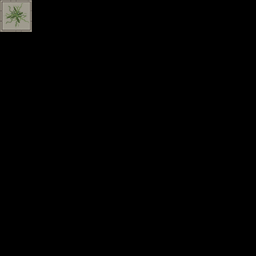

This is a level from a 2D game, rendered from its Tiled map with the project's own tilesets. A one-line summary and the complete map file follow:
An orthogonal 8x8 tile map with 32x32 px tiles, 59 tile layers (regions, input_ground, output_ground, output_groundclutter, ...), 2 tilesets.

<map version="1.4" tiledversion="1.4.3" orientation="orthogonal" renderorder="right-down" width="8" height="8" tilewidth="32" tileheight="32" infinite="0" nextlayerid="73" nextobjectid="1">
 <tileset firstgid="1" source="SpriteV6.tsx" />
 <tileset firstgid="321" source="SpriteV5.tsx" />
 <layer id="1" name="regions" width="8" height="8">
  <data encoding="csv">
25,0,0,0,0,0,0,0,
0,0,0,0,0,0,0,0,
0,0,0,0,0,0,0,0,
0,0,0,0,0,0,0,0,
0,0,0,0,0,0,0,0,
0,0,0,0,0,0,0,0,
0,0,0,0,0,0,0,0,
0,0,0,0,0,0,0,0
</data>
 </layer>
 <layer id="2" name="input_ground" width="8" height="8">
  <data encoding="csv">
19,0,0,0,0,0,0,0,
0,0,0,0,0,0,0,0,
0,0,0,0,0,0,0,0,
0,0,0,0,0,0,0,0,
0,0,0,0,0,0,0,0,
0,0,0,0,0,0,0,0,
0,0,0,0,0,0,0,0,
0,0,0,0,0,0,0,0
</data>
 </layer>
 <layer id="3" name="output_ground" width="8" height="8">
  <data encoding="csv">
19,0,0,0,0,0,0,0,
0,0,0,0,0,0,0,0,
0,0,0,0,0,0,0,0,
0,0,0,0,0,0,0,0,
0,0,0,0,0,0,0,0,
0,0,0,0,0,0,0,0,
0,0,0,0,0,0,0,0,
0,0,0,0,0,0,0,0
</data>
 </layer>
 <layer id="8" name="output_groundclutter" width="8" height="8">
  <data encoding="csv">
19,0,0,0,0,0,0,0,
0,0,0,0,0,0,0,0,
0,0,0,0,0,0,0,0,
0,0,0,0,0,0,0,0,
0,0,0,0,0,0,0,0,
0,0,0,0,0,0,0,0,
0,0,0,0,0,0,0,0,
0,0,0,0,0,0,0,0
</data>
 </layer>
 <layer id="9" name="output2_groundclutter" width="8" height="8">
  <data encoding="csv">
19,0,0,0,0,0,0,0,
0,0,0,0,0,0,0,0,
0,0,0,0,0,0,0,0,
0,0,0,0,0,0,0,0,
0,0,0,0,0,0,0,0,
0,0,0,0,0,0,0,0,
0,0,0,0,0,0,0,0,
0,0,0,0,0,0,0,0
</data>
 </layer>
 <layer id="10" name="output3_groundclutter" width="8" height="8">
  <data encoding="csv">
19,0,0,0,0,0,0,0,
0,0,0,0,0,0,0,0,
0,0,0,0,0,0,0,0,
0,0,0,0,0,0,0,0,
0,0,0,0,0,0,0,0,
0,0,0,0,0,0,0,0,
0,0,0,0,0,0,0,0,
0,0,0,0,0,0,0,0
</data>
 </layer>
 <layer id="11" name="output4_groundclutter" width="8" height="8">
  <data encoding="csv">
244,0,0,0,0,0,0,0,
0,0,0,0,0,0,0,0,
0,0,0,0,0,0,0,0,
0,0,0,0,0,0,0,0,
0,0,0,0,0,0,0,0,
0,0,0,0,0,0,0,0,
0,0,0,0,0,0,0,0,
0,0,0,0,0,0,0,0
</data>
 </layer>
 <layer id="12" name="output5_groundclutter" width="8" height="8">
  <data encoding="csv">
243,0,0,0,0,0,0,0,
0,0,0,0,0,0,0,0,
0,0,0,0,0,0,0,0,
0,0,0,0,0,0,0,0,
0,0,0,0,0,0,0,0,
0,0,0,0,0,0,0,0,
0,0,0,0,0,0,0,0,
0,0,0,0,0,0,0,0
</data>
 </layer>
 <layer id="13" name="output6_groundclutter" width="8" height="8">
  <data encoding="csv">
260,0,0,0,0,0,0,0,
0,0,0,0,0,0,0,0,
0,0,0,0,0,0,0,0,
0,0,0,0,0,0,0,0,
0,0,0,0,0,0,0,0,
0,0,0,0,0,0,0,0,
0,0,0,0,0,0,0,0,
0,0,0,0,0,0,0,0
</data>
 </layer>
 <layer id="14" name="output7_groundclutter" width="8" height="8">
  <data encoding="csv">
259,0,0,0,0,0,0,0,
0,0,0,0,0,0,0,0,
0,0,0,0,0,0,0,0,
0,0,0,0,0,0,0,0,
0,0,0,0,0,0,0,0,
0,0,0,0,0,0,0,0,
0,0,0,0,0,0,0,0,
0,0,0,0,0,0,0,0
</data>
 </layer>
 <layer id="15" name="output8_groundclutter" width="8" height="8">
  <data encoding="csv">
275,0,0,0,0,0,0,0,
0,0,0,0,0,0,0,0,
0,0,0,0,0,0,0,0,
0,0,0,0,0,0,0,0,
0,0,0,0,0,0,0,0,
0,0,0,0,0,0,0,0,
0,0,0,0,0,0,0,0,
0,0,0,0,0,0,0,0
</data>
 </layer>
 <layer id="16" name="output9_groundclutter" width="8" height="8">
  <data encoding="csv">
276,0,0,0,0,0,0,0,
0,0,0,0,0,0,0,0,
0,0,0,0,0,0,0,0,
0,0,0,0,0,0,0,0,
0,0,0,0,0,0,0,0,
0,0,0,0,0,0,0,0,
0,0,0,0,0,0,0,0,
0,0,0,0,0,0,0,0
</data>
 </layer>
 <layer id="17" name="output10_groundclutter" width="8" height="8">
  <data encoding="csv">
2684354803,0,0,0,0,0,0,0,
0,0,0,0,0,0,0,0,
0,0,0,0,0,0,0,0,
0,0,0,0,0,0,0,0,
0,0,0,0,0,0,0,0,
0,0,0,0,0,0,0,0,
0,0,0,0,0,0,0,0,
0,0,0,0,0,0,0,0
</data>
 </layer>
 <layer id="18" name="output11_groundclutter" width="8" height="8">
  <data encoding="csv">
2684354804,0,0,0,0,0,0,0,
0,0,0,0,0,0,0,0,
0,0,0,0,0,0,0,0,
0,0,0,0,0,0,0,0,
0,0,0,0,0,0,0,0,
0,0,0,0,0,0,0,0,
0,0,0,0,0,0,0,0,
0,0,0,0,0,0,0,0
</data>
 </layer>
 <layer id="19" name="output12_groundclutter" width="8" height="8">
  <data encoding="csv">
2684354819,0,0,0,0,0,0,0,
0,0,0,0,0,0,0,0,
0,0,0,0,0,0,0,0,
0,0,0,0,0,0,0,0,
0,0,0,0,0,0,0,0,
0,0,0,0,0,0,0,0,
0,0,0,0,0,0,0,0,
0,0,0,0,0,0,0,0
</data>
 </layer>
 <layer id="20" name="output13_groundclutter" width="8" height="8">
  <data encoding="csv">
2684354820,0,0,0,0,0,0,0,
0,0,0,0,0,0,0,0,
0,0,0,0,0,0,0,0,
0,0,0,0,0,0,0,0,
0,0,0,0,0,0,0,0,
0,0,0,0,0,0,0,0,
0,0,0,0,0,0,0,0,
0,0,0,0,0,0,0,0
</data>
 </layer>
 <layer id="21" name="output14_groundclutter" width="8" height="8">
  <data encoding="csv">
2684354835,0,0,0,0,0,0,0,
0,0,0,0,0,0,0,0,
0,0,0,0,0,0,0,0,
0,0,0,0,0,0,0,0,
0,0,0,0,0,0,0,0,
0,0,0,0,0,0,0,0,
0,0,0,0,0,0,0,0,
0,0,0,0,0,0,0,0
</data>
 </layer>
 <layer id="22" name="output15_groundclutter" width="8" height="8">
  <data encoding="csv">
2684354836,0,0,0,0,0,0,0,
0,0,0,0,0,0,0,0,
0,0,0,0,0,0,0,0,
0,0,0,0,0,0,0,0,
0,0,0,0,0,0,0,0,
0,0,0,0,0,0,0,0,
0,0,0,0,0,0,0,0,
0,0,0,0,0,0,0,0
</data>
 </layer>
 <layer id="23" name="output16_groundclutter" width="8" height="8">
  <data encoding="csv">
1073742067,0,0,0,0,0,0,0,
0,0,0,0,0,0,0,0,
0,0,0,0,0,0,0,0,
0,0,0,0,0,0,0,0,
0,0,0,0,0,0,0,0,
0,0,0,0,0,0,0,0,
0,0,0,0,0,0,0,0,
0,0,0,0,0,0,0,0
</data>
 </layer>
 <layer id="24" name="output17_groundclutter" width="8" height="8">
  <data encoding="csv">
1073742068,0,0,0,0,0,0,0,
0,0,0,0,0,0,0,0,
0,0,0,0,0,0,0,0,
0,0,0,0,0,0,0,0,
0,0,0,0,0,0,0,0,
0,0,0,0,0,0,0,0,
0,0,0,0,0,0,0,0,
0,0,0,0,0,0,0,0
</data>
 </layer>
 <layer id="25" name="output18_groundclutter" width="8" height="8">
  <data encoding="csv">
1073742083,0,0,0,0,0,0,0,
0,0,0,0,0,0,0,0,
0,0,0,0,0,0,0,0,
0,0,0,0,0,0,0,0,
0,0,0,0,0,0,0,0,
0,0,0,0,0,0,0,0,
0,0,0,0,0,0,0,0,
0,0,0,0,0,0,0,0
</data>
 </layer>
 <layer id="26" name="output19_groundclutter" width="8" height="8">
  <data encoding="csv">
1073742084,0,0,0,0,0,0,0,
0,0,0,0,0,0,0,0,
0,0,0,0,0,0,0,0,
0,0,0,0,0,0,0,0,
0,0,0,0,0,0,0,0,
0,0,0,0,0,0,0,0,
0,0,0,0,0,0,0,0,
0,0,0,0,0,0,0,0
</data>
 </layer>
 <layer id="27" name="output20_groundclutter" width="8" height="8">
  <data encoding="csv">
3221225747,0,0,0,0,0,0,0,
0,0,0,0,0,0,0,0,
0,0,0,0,0,0,0,0,
0,0,0,0,0,0,0,0,
0,0,0,0,0,0,0,0,
0,0,0,0,0,0,0,0,
0,0,0,0,0,0,0,0,
0,0,0,0,0,0,0,0
</data>
 </layer>
 <layer id="28" name="output21_groundclutter" width="8" height="8">
  <data encoding="csv">
1073742100,0,0,0,0,0,0,0,
0,0,0,0,0,0,0,0,
0,0,0,0,0,0,0,0,
0,0,0,0,0,0,0,0,
0,0,0,0,0,0,0,0,
0,0,0,0,0,0,0,0,
0,0,0,0,0,0,0,0,
0,0,0,0,0,0,0,0
</data>
 </layer>
 <layer id="29" name="output22_groundclutter" width="8" height="8">
  <data encoding="csv">
1610612979,0,0,0,0,0,0,0,
0,0,0,0,0,0,0,0,
0,0,0,0,0,0,0,0,
0,0,0,0,0,0,0,0,
0,0,0,0,0,0,0,0,
0,0,0,0,0,0,0,0,
0,0,0,0,0,0,0,0,
0,0,0,0,0,0,0,0
</data>
 </layer>
 <layer id="30" name="output23_groundclutter" width="8" height="8">
  <data encoding="csv">
1610612980,0,0,0,0,0,0,0,
0,0,0,0,0,0,0,0,
0,0,0,0,0,0,0,0,
0,0,0,0,0,0,0,0,
0,0,0,0,0,0,0,0,
0,0,0,0,0,0,0,0,
0,0,0,0,0,0,0,0,
0,0,0,0,0,0,0,0
</data>
 </layer>
 <layer id="31" name="output24_groundclutter" width="8" height="8">
  <data encoding="csv">
1610612995,0,0,0,0,0,0,0,
0,0,0,0,0,0,0,0,
0,0,0,0,0,0,0,0,
0,0,0,0,0,0,0,0,
0,0,0,0,0,0,0,0,
0,0,0,0,0,0,0,0,
0,0,0,0,0,0,0,0,
0,0,0,0,0,0,0,0
</data>
 </layer>
 <layer id="32" name="output25_groundclutter" width="8" height="8">
  <data encoding="csv">
1610612996,0,0,0,0,0,0,0,
0,0,0,0,0,0,0,0,
0,0,0,0,0,0,0,0,
0,0,0,0,0,0,0,0,
0,0,0,0,0,0,0,0,
0,0,0,0,0,0,0,0,
0,0,0,0,0,0,0,0,
0,0,0,0,0,0,0,0
</data>
 </layer>
 <layer id="33" name="output26_groundclutter" width="8" height="8">
  <data encoding="csv">
1610613011,0,0,0,0,0,0,0,
0,0,0,0,0,0,0,0,
0,0,0,0,0,0,0,0,
0,0,0,0,0,0,0,0,
0,0,0,0,0,0,0,0,
0,0,0,0,0,0,0,0,
0,0,0,0,0,0,0,0,
0,0,0,0,0,0,0,0
</data>
 </layer>
 <layer id="34" name="output27_groundclutter" width="8" height="8">
  <data encoding="csv">
1610613012,0,0,0,0,0,0,0,
0,0,0,0,0,0,0,0,
0,0,0,0,0,0,0,0,
0,0,0,0,0,0,0,0,
0,0,0,0,0,0,0,0,
0,0,0,0,0,0,0,0,
0,0,0,0,0,0,0,0,
0,0,0,0,0,0,0,0
</data>
 </layer>
 <layer id="35" name="output28_groundclutter" width="8" height="8">
  <data encoding="csv">
19,0,0,0,0,0,0,0,
0,0,0,0,0,0,0,0,
0,0,0,0,0,0,0,0,
0,0,0,0,0,0,0,0,
0,0,0,0,0,0,0,0,
0,0,0,0,0,0,0,0,
0,0,0,0,0,0,0,0,
0,0,0,0,0,0,0,0
</data>
 </layer>
 <layer id="41" name="output29_groundclutter" width="8" height="8">
  <data encoding="csv">
19,0,0,0,0,0,0,0,
0,0,0,0,0,0,0,0,
0,0,0,0,0,0,0,0,
0,0,0,0,0,0,0,0,
0,0,0,0,0,0,0,0,
0,0,0,0,0,0,0,0,
0,0,0,0,0,0,0,0,
0,0,0,0,0,0,0,0
</data>
 </layer>
 <layer id="40" name="output30_groundclutter" width="8" height="8">
  <data encoding="csv">
19,0,0,0,0,0,0,0,
0,0,0,0,0,0,0,0,
0,0,0,0,0,0,0,0,
0,0,0,0,0,0,0,0,
0,0,0,0,0,0,0,0,
0,0,0,0,0,0,0,0,
0,0,0,0,0,0,0,0,
0,0,0,0,0,0,0,0
</data>
 </layer>
 <layer id="39" name="output31_groundclutter" width="8" height="8">
  <data encoding="csv">
19,0,0,0,0,0,0,0,
0,0,0,0,0,0,0,0,
0,0,0,0,0,0,0,0,
0,0,0,0,0,0,0,0,
0,0,0,0,0,0,0,0,
0,0,0,0,0,0,0,0,
0,0,0,0,0,0,0,0,
0,0,0,0,0,0,0,0
</data>
 </layer>
 <layer id="38" name="output32_groundclutter" width="8" height="8">
  <data encoding="csv">
19,0,0,0,0,0,0,0,
0,0,0,0,0,0,0,0,
0,0,0,0,0,0,0,0,
0,0,0,0,0,0,0,0,
0,0,0,0,0,0,0,0,
0,0,0,0,0,0,0,0,
0,0,0,0,0,0,0,0,
0,0,0,0,0,0,0,0
</data>
 </layer>
 <layer id="37" name="output33_groundclutter" width="8" height="8">
  <data encoding="csv">
19,0,0,0,0,0,0,0,
0,0,0,0,0,0,0,0,
0,0,0,0,0,0,0,0,
0,0,0,0,0,0,0,0,
0,0,0,0,0,0,0,0,
0,0,0,0,0,0,0,0,
0,0,0,0,0,0,0,0,
0,0,0,0,0,0,0,0
</data>
 </layer>
 <layer id="36" name="output34_groundclutter" width="8" height="8">
  <data encoding="csv">
19,0,0,0,0,0,0,0,
0,0,0,0,0,0,0,0,
0,0,0,0,0,0,0,0,
0,0,0,0,0,0,0,0,
0,0,0,0,0,0,0,0,
0,0,0,0,0,0,0,0,
0,0,0,0,0,0,0,0,
0,0,0,0,0,0,0,0
</data>
 </layer>
 <layer id="42" name="output35_groundclutter" width="8" height="8">
  <data encoding="csv">
19,0,0,0,0,0,0,0,
0,0,0,0,0,0,0,0,
0,0,0,0,0,0,0,0,
0,0,0,0,0,0,0,0,
0,0,0,0,0,0,0,0,
0,0,0,0,0,0,0,0,
0,0,0,0,0,0,0,0,
0,0,0,0,0,0,0,0
</data>
 </layer>
 <layer id="43" name="output36_groundclutter" width="8" height="8">
  <data encoding="csv">
19,0,0,0,0,0,0,0,
0,0,0,0,0,0,0,0,
0,0,0,0,0,0,0,0,
0,0,0,0,0,0,0,0,
0,0,0,0,0,0,0,0,
0,0,0,0,0,0,0,0,
0,0,0,0,0,0,0,0,
0,0,0,0,0,0,0,0
</data>
 </layer>
 <layer id="44" name="output37_groundclutter" width="8" height="8">
  <data encoding="csv">
19,0,0,0,0,0,0,0,
0,0,0,0,0,0,0,0,
0,0,0,0,0,0,0,0,
0,0,0,0,0,0,0,0,
0,0,0,0,0,0,0,0,
0,0,0,0,0,0,0,0,
0,0,0,0,0,0,0,0,
0,0,0,0,0,0,0,0
</data>
 </layer>
 <layer id="54" name="output38_groundclutter" width="8" height="8">
  <data encoding="csv">
19,0,0,0,0,0,0,0,
0,0,0,0,0,0,0,0,
0,0,0,0,0,0,0,0,
0,0,0,0,0,0,0,0,
0,0,0,0,0,0,0,0,
0,0,0,0,0,0,0,0,
0,0,0,0,0,0,0,0,
0,0,0,0,0,0,0,0
</data>
 </layer>
 <layer id="55" name="output39_groundclutter" width="8" height="8">
  <data encoding="csv">
19,0,0,0,0,0,0,0,
0,0,0,0,0,0,0,0,
0,0,0,0,0,0,0,0,
0,0,0,0,0,0,0,0,
0,0,0,0,0,0,0,0,
0,0,0,0,0,0,0,0,
0,0,0,0,0,0,0,0,
0,0,0,0,0,0,0,0
</data>
 </layer>
 <layer id="56" name="output40_groundclutter" width="8" height="8">
  <data encoding="csv">
19,0,0,0,0,0,0,0,
0,0,0,0,0,0,0,0,
0,0,0,0,0,0,0,0,
0,0,0,0,0,0,0,0,
0,0,0,0,0,0,0,0,
0,0,0,0,0,0,0,0,
0,0,0,0,0,0,0,0,
0,0,0,0,0,0,0,0
</data>
 </layer>
 <layer id="57" name="output41_groundclutter" width="8" height="8">
  <data encoding="csv">
19,0,0,0,0,0,0,0,
0,0,0,0,0,0,0,0,
0,0,0,0,0,0,0,0,
0,0,0,0,0,0,0,0,
0,0,0,0,0,0,0,0,
0,0,0,0,0,0,0,0,
0,0,0,0,0,0,0,0,
0,0,0,0,0,0,0,0
</data>
 </layer>
 <layer id="58" name="output42_groundclutter" width="8" height="8">
  <data encoding="csv">
19,0,0,0,0,0,0,0,
0,0,0,0,0,0,0,0,
0,0,0,0,0,0,0,0,
0,0,0,0,0,0,0,0,
0,0,0,0,0,0,0,0,
0,0,0,0,0,0,0,0,
0,0,0,0,0,0,0,0,
0,0,0,0,0,0,0,0
</data>
 </layer>
 <layer id="59" name="output43_groundclutter" width="8" height="8">
  <data encoding="csv">
19,0,0,0,0,0,0,0,
0,0,0,0,0,0,0,0,
0,0,0,0,0,0,0,0,
0,0,0,0,0,0,0,0,
0,0,0,0,0,0,0,0,
0,0,0,0,0,0,0,0,
0,0,0,0,0,0,0,0,
0,0,0,0,0,0,0,0
</data>
 </layer>
 <layer id="60" name="output44_groundclutter" width="8" height="8">
  <data encoding="csv">
19,0,0,0,0,0,0,0,
0,0,0,0,0,0,0,0,
0,0,0,0,0,0,0,0,
0,0,0,0,0,0,0,0,
0,0,0,0,0,0,0,0,
0,0,0,0,0,0,0,0,
0,0,0,0,0,0,0,0,
0,0,0,0,0,0,0,0
</data>
 </layer>
 <layer id="61" name="output45_groundclutter" width="8" height="8">
  <data encoding="csv">
19,0,0,0,0,0,0,0,
0,0,0,0,0,0,0,0,
0,0,0,0,0,0,0,0,
0,0,0,0,0,0,0,0,
0,0,0,0,0,0,0,0,
0,0,0,0,0,0,0,0,
0,0,0,0,0,0,0,0,
0,0,0,0,0,0,0,0
</data>
 </layer>
 <layer id="62" name="output46_groundclutter" width="8" height="8">
  <data encoding="csv">
19,0,0,0,0,0,0,0,
0,0,0,0,0,0,0,0,
0,0,0,0,0,0,0,0,
0,0,0,0,0,0,0,0,
0,0,0,0,0,0,0,0,
0,0,0,0,0,0,0,0,
0,0,0,0,0,0,0,0,
0,0,0,0,0,0,0,0
</data>
 </layer>
 <layer id="63" name="output47_groundclutter" width="8" height="8">
  <data encoding="csv">
19,0,0,0,0,0,0,0,
0,0,0,0,0,0,0,0,
0,0,0,0,0,0,0,0,
0,0,0,0,0,0,0,0,
0,0,0,0,0,0,0,0,
0,0,0,0,0,0,0,0,
0,0,0,0,0,0,0,0,
0,0,0,0,0,0,0,0
</data>
 </layer>
 <layer id="64" name="output48_groundclutter" width="8" height="8">
  <data encoding="csv">
19,0,0,0,0,0,0,0,
0,0,0,0,0,0,0,0,
0,0,0,0,0,0,0,0,
0,0,0,0,0,0,0,0,
0,0,0,0,0,0,0,0,
0,0,0,0,0,0,0,0,
0,0,0,0,0,0,0,0,
0,0,0,0,0,0,0,0
</data>
 </layer>
 <layer id="65" name="output49_groundclutter" width="8" height="8">
  <data encoding="csv">
19,0,0,0,0,0,0,0,
0,0,0,0,0,0,0,0,
0,0,0,0,0,0,0,0,
0,0,0,0,0,0,0,0,
0,0,0,0,0,0,0,0,
0,0,0,0,0,0,0,0,
0,0,0,0,0,0,0,0,
0,0,0,0,0,0,0,0
</data>
 </layer>
 <layer id="66" name="output50_groundclutter" width="8" height="8">
  <data encoding="csv">
19,0,0,0,0,0,0,0,
0,0,0,0,0,0,0,0,
0,0,0,0,0,0,0,0,
0,0,0,0,0,0,0,0,
0,0,0,0,0,0,0,0,
0,0,0,0,0,0,0,0,
0,0,0,0,0,0,0,0,
0,0,0,0,0,0,0,0
</data>
 </layer>
 <layer id="67" name="output51_groundclutter" width="8" height="8">
  <data encoding="csv">
19,0,0,0,0,0,0,0,
0,0,0,0,0,0,0,0,
0,0,0,0,0,0,0,0,
0,0,0,0,0,0,0,0,
0,0,0,0,0,0,0,0,
0,0,0,0,0,0,0,0,
0,0,0,0,0,0,0,0,
0,0,0,0,0,0,0,0
</data>
 </layer>
 <layer id="68" name="output52_groundclutter" width="8" height="8">
  <data encoding="csv">
19,0,0,0,0,0,0,0,
0,0,0,0,0,0,0,0,
0,0,0,0,0,0,0,0,
0,0,0,0,0,0,0,0,
0,0,0,0,0,0,0,0,
0,0,0,0,0,0,0,0,
0,0,0,0,0,0,0,0,
0,0,0,0,0,0,0,0
</data>
 </layer>
 <layer id="69" name="output53_groundclutter" width="8" height="8">
  <data encoding="csv">
19,0,0,0,0,0,0,0,
0,0,0,0,0,0,0,0,
0,0,0,0,0,0,0,0,
0,0,0,0,0,0,0,0,
0,0,0,0,0,0,0,0,
0,0,0,0,0,0,0,0,
0,0,0,0,0,0,0,0,
0,0,0,0,0,0,0,0
</data>
 </layer>
 <layer id="70" name="output54_groundclutter" width="8" height="8">
  <data encoding="csv">
19,0,0,0,0,0,0,0,
0,0,0,0,0,0,0,0,
0,0,0,0,0,0,0,0,
0,0,0,0,0,0,0,0,
0,0,0,0,0,0,0,0,
0,0,0,0,0,0,0,0,
0,0,0,0,0,0,0,0,
0,0,0,0,0,0,0,0
</data>
 </layer>
 <layer id="71" name="output55_groundclutter" width="8" height="8">
  <data encoding="csv">
118,0,0,0,0,0,0,0,
0,0,0,0,0,0,0,0,
0,0,0,0,0,0,0,0,
0,0,0,0,0,0,0,0,
0,0,0,0,0,0,0,0,
0,0,0,0,0,0,0,0,
0,0,0,0,0,0,0,0,
0,0,0,0,0,0,0,0
</data>
 </layer>
 <layer id="72" name="output56_groundclutter" width="8" height="8">
  <data encoding="csv">
2684354678,0,0,0,0,0,0,0,
0,0,0,0,0,0,0,0,
0,0,0,0,0,0,0,0,
0,0,0,0,0,0,0,0,
0,0,0,0,0,0,0,0,
0,0,0,0,0,0,0,0,
0,0,0,0,0,0,0,0,
0,0,0,0,0,0,0,0
</data>
 </layer>
</map>
